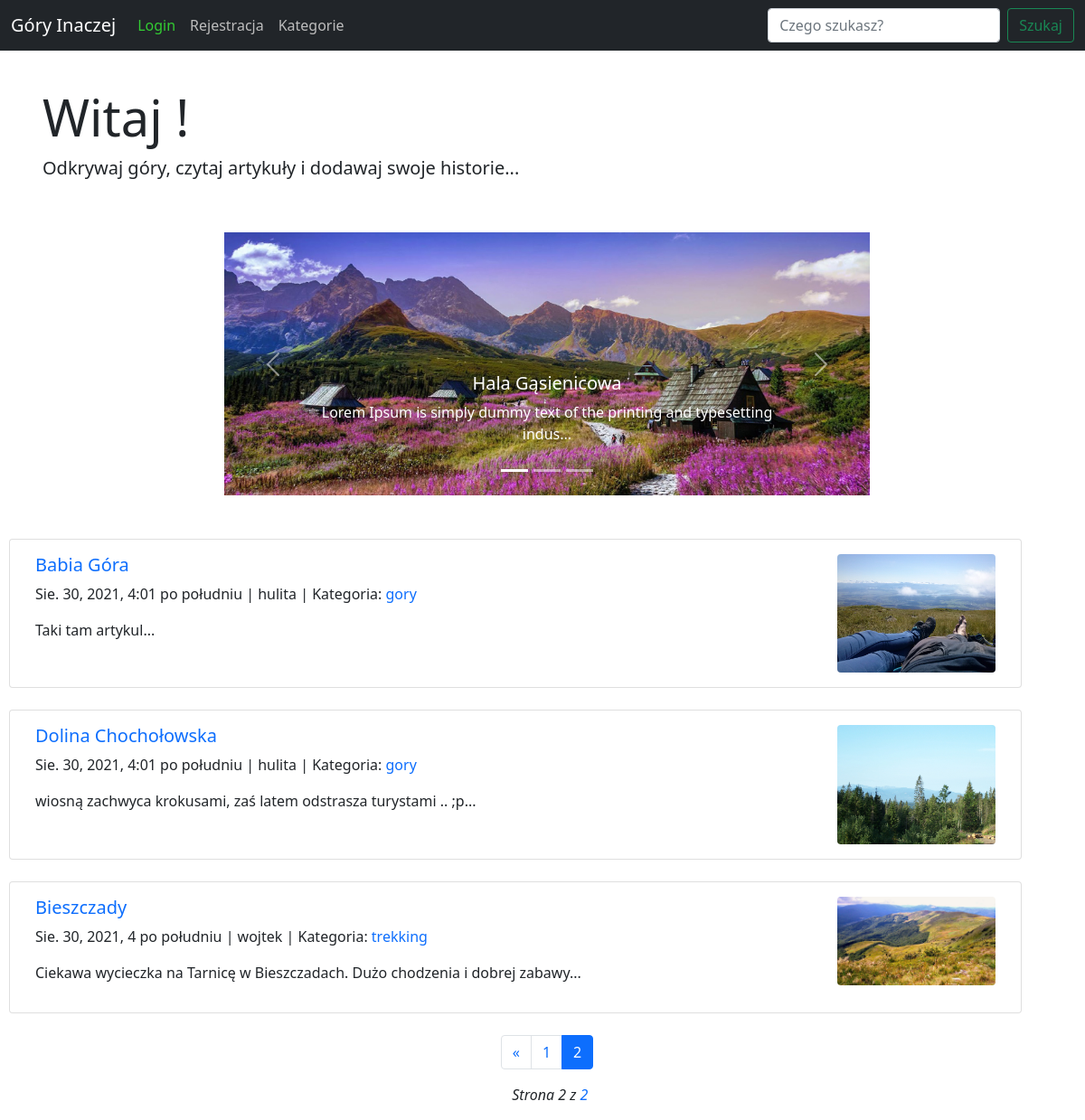
Screenshot of /?page=2 with the database file from the repository.
### blog/models.py (models this page shows, shortened)
class Post(models.Model):
    title=models.CharField(max_length=30, null=False, blank=False)
    creation_date=models.DateTimeField(auto_now=True)
    tag=models.CharField(max_length=60,null=False,blank=False)
    snippet=models.TextField(null=False,blank=False,default='Stworz krotki opis...',max_length=300)
    body=HTMLField(null=False,blank=False,default='Dodaj artykul...')
    category=models.CharField(max_length=60, default='gory')
    post_picture=models.ImageField(blank=True,null=True, upload_to="images/")
    post_picture_admin=models.ImageField(blank=True,null=True, upload_to="images/admin")
    is_active=models.NullBooleanField(default=True)
    is_highlited=models.NullBooleanField(default=False)
    like=models.ManyToManyField(User,related_name='blog_posts')
    author=models.ForeignKey(User, on_delete=models.CASCADE)

### blog/views.py (the view)
# urls.py: path('',ShowPosts.as_view(),name='main'),
class ShowPosts(ListView):
    model=Post
    template_name = 'allposts.html'
    ordering=['-creation_date']
    paginate_by = 5
    def get_context_data(self, *args,**kwargs):
        context=super(ShowPosts,self).get_context_data(*args,*kwargs)
        post_list=[]
        posts = Post.objects.filter(is_highlited=True)
        for post in posts:
            post_list.append(post)
        context["highlited_post"]=post_list
        return context

### Templates/allposts.html (shortened to what this page needs)
{% extends 'main.html' %}
{% block body %}
<div class="card-body">
<div class="jumbotron jumbotron-fluid">
  <div class="container">
    <h1 class="display-4">Witaj {{user.username|title}}!</h1>
    <p class="lead">Odkrywaj góry, czytaj artykuły i dodawaj swoje historie...</p>
  </div>
</div>
</div></br>
{% if highlited_post %}
    <div id="carouselExampleControls" class="carousel slide" data-ride="carousel" data-bs-touch="true" data-bs-keyboard="true" style="width:60%; text-align:center;margin: 0 auto;"  >
        <div class="carousel-indicators">
             <button type="button" data-bs-target="#carouselExampleCaptions" data-bs-slide-to="0" class="active" aria-current="true" aria-label="Slide 1"></button>
             <button type="button" data-bs-target="#carouselExampleCaptions" data-bs-slide-to="1" aria-label="Slide 2"></button>
             <button type="button" data-bs-target="#carouselExampleCaptions" data-bs-slide-to="2" aria-label="Slide 3"></button>
        </div>
        <div class="carousel-inner">
          {% for post in highlited_post %}
            {% if forloop.first %}
                {% if post.post_picture_admin %}
                    {% if post.is_highlited %}
                        <div class="carousel-item active" data-bs-interval="100">
                            <a href="{% url 'post_detail' post.id %}"><img src="{{post.post_picture_admin.url}}" class="d-block w-100" style="max-height:100vh;"></a>
                            <div class="carousel-caption d-none d-md-block">
                                 <h5>{{post.title|title}}</h5>
                                <p>{{post.snippet|slice:70}}...</p>
                             </div>
                        </div>
                    {% endif %}
                {% endif %}
            {% endif %}
          {% endfor %}
      </div>
      <button class="carousel-control-prev" type="button" data-bs-target="#carouselExampleControls" data-bs-slide="prev">
        <span class="carousel-control-prev-icon" aria-hidden="true"></span>
      </button>
      <button class="carousel-control-next" type="button" data-bs-target="#carouselExampleControls" data-bs-slide="next">
        <span class="carousel-control-next-icon" aria-hidden="true"></span>
      </button>
    </div>
{% endif %}
    {% for post in object_list %}
        {% if post.is_active %}
            <div class="card" style="width: 70rem;">
                <div class="card-body">
                    <div class="container">
                        <div class="row">
                            <div class="col-9">
                                <h5 class="card-title"><a href="{% url 'post_detail' post.id %}" style="text-decoration:none;" >{{post.title|title}}</a></h5>
                                <p class="card-text">{{post.creation_date}} | {{post.author}} | Kategoria: <a href="{% url 'category_detail_list' post.category|slugify%}" style="text-decoration:none;"> {{post.category}} </a>
                                </p>
                                <p>
                                    {{post.snippet}}...
                                </p>
                            </div>
                            <div class="col">
                                {% if post.post_picture %}
                                     <img src="{{ post.post_picture.url }}" width="175" class="rounded mx-auto d-block" style="float:right;vertical-align:middle;">
                                {% endif %}
                            </div>
                        </div>
                    </div>
                </div>
            </div>
        {% endif %}
    {% endfor %}
{% if page_obj.has_previous or page_obj.has_next %}
    <div class="pagination justify-content-center">
        <span class="step-links">
            <nav aria-label="Page navigation example">
              <ul class="pagination">
                  {% if page_obj.has_previous %}
                    <li class="page-item">
                        <a class="page-link" href="?page={{ page_obj.previous_page_number }}" aria-label="Previous">
                            <span aria-hidden="true">&laquo;</span>
                        </a>
                    </li>
                  {% endif %}
                  {% if page_obj.has_previous %}
                    <li class="page-item"><a class="page-link" href="?page={{ page_obj.previous_page_number }}">{{ page_obj.previous_page_number }}</a></li>
                    {% if not page_obj.has_next %}
                        <li class="page-item active">
                             <a class="page-link" href="#">{{page_obj.number}} <span class="sr-only">(current)</span></a>
                        </li>
                    {% endif %}
                  {% endif %}
              </ul>
                {% if page_obj.has_previous and page_obj.has_next %}
                    <ul>
                        <p style="font-style:italic">
                        &nbsp&nbsp&nbspStrona {{ page_obj.number }} z <a href="?page={{ page_obj.paginator.num_pages }}" style="text-decoration:none">{{ page_obj.paginator.num_pages }}</a>
                        </p>
                    </ul>
                {% else %}
                <p style="font-style:italic">
                    &nbsp&nbsp&nbspStrona {{ page_obj.number }} z <a href="?page={{ page_obj.paginator.num_pages }}" style="text-decoration:none">{{ page_obj.paginator.num_pages }}</a>
                </p>
                {% endif %}
            </nav>
        </span>
    </div>
{% endif %}
{% endblock %}

### Templates/main.html (shortened to what this page needs)
<!DOCTYPE html>
{% load static %}
<link href="https://cdn.jsdelivr.net/npm/bootstrap@5.0.2/dist/css/bootstrap.min.css" rel="stylesheet">
<html lang="en">
<head>
</head>
<body style="background-image:url({% static 'background.png' %});background-repeat: no-repeat;">
<nav class="navbar navbar-expand-lg navbar-dark bg-dark">
  <div class="container-fluid">
    <a class="navbar-brand" href="{% url 'main' %}">Góry Inaczej</a>
    <div class="collapse navbar-collapse" id="navbarSupportedContent">
      <ul class="navbar-nav me-auto mb-2 mb-lg-0">
        <li class="nav-item">
          {% if user.is_authenticated %}
          {% else %}
            <a class="nav-link active" style="color:#33CC33" aria-current="page" href="{% url 'login' %}">Login</a>
          {% endif %}
        </li>
        <li class="nav-item">
          {% if not user.is_authenticated %}
          <a class="nav-link active" style="color:#BDBDBD" aria-current="page" href="{% url 'register' %}">Rejestracja</a>
          {% endif %}
        </li>
        <li class="nav-item">
          <a class="nav-link active" style="color:#BDBDBD" aria-current="page" href="{% url 'show_categories' %}">Kategorie</a>
        </li>
      </ul>
      <form class="d-flex" method="POST" action="{% url 'search' %}">
        <input class="form-control me-2" type="search" name="search" placeholder="Czego szukasz?" aria-label="Search">
        <button class="btn btn-outline-success" type="submit">Szukaj</button>
      </form>
    </div>
  </div>
</nav>
<div style="margin-left:10px">
    {% block body %}{% endblock %}
</div>
</body>
</html>

### rows the page displays
Post: post_picture_admin (picture), title "Hala Gąsienicowa", snippet "Lorem Ipsum is simply dummy text of the printing and typesetting indus"
Post: title "Babia Góra", creation_date "Sie. 30, 2021, 4:01 po południu", author "hulita", category "gory", snippet "Taki tam artykul", post_picture (picture)
Post: title "Dolina Chochołowska", creation_date "Sie. 30, 2021, 4:01 po południu", author "hulita", category "gory", snippet "wiosną zachwyca krokusami, zaś latem odstrasza turystami .. ;p", post_picture (picture)
Post: title "Bieszczady", creation_date "Sie. 30, 2021, 4 po południu", author "wojtek", category "trekking", snippet "Ciekawa wycieczka na Tarnicę w Bieszczadach. Dużo chodzenia i dobrej zabawy", post_picture (picture)

### other values shown
{{ page_obj.previous_page_number }} "1"
{{ page_obj.number }} "2"
{{ page_obj.paginator.num_pages }} "2"
